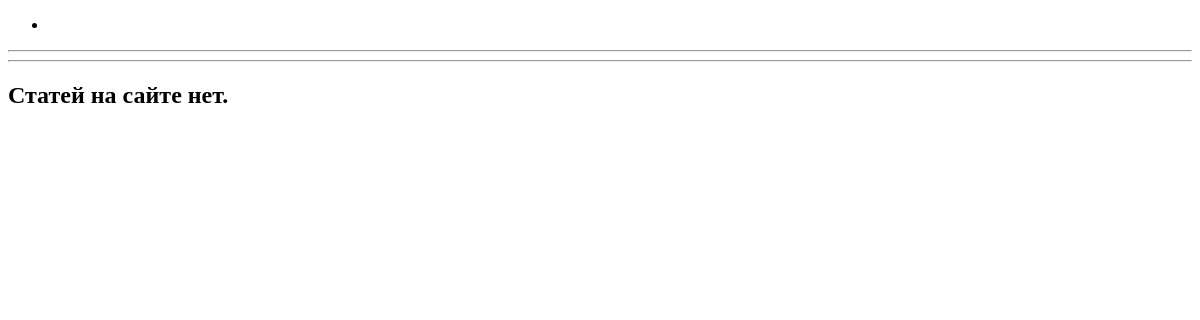
/, run on an earlier commit of the app's database.
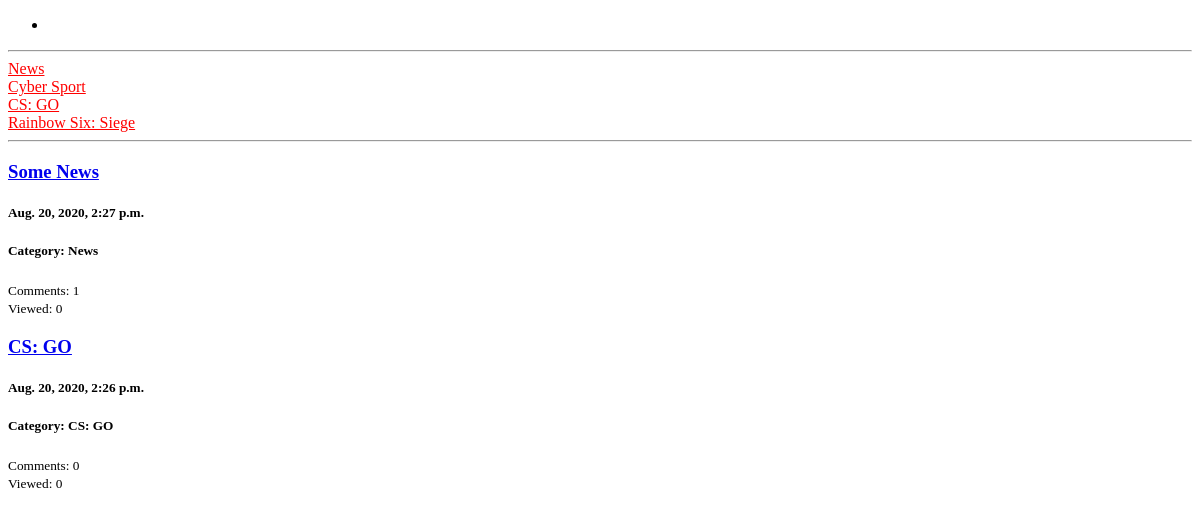
And on a later commit of the database.
### blog/models.py (models this page shows, shortened)
class Category(MPTTModel):
    name = models.CharField('Name', max_length=100)
    slug = models.SlugField('Slug', max_length=50)
    description = models.TextField(
        'Description',
        max_length=100,
        default='',
        blank=True
    )
    parent = TreeForeignKey(
        'self',
        verbose_name='Parent Category',
        on_delete=models.CASCADE,
        null=True, blank=True,
        related_name='children'
    )
    template = models.CharField(
        'Template',
        max_length=500,
        default='blog/home.html'
    )
    published = models.BooleanField('Display', default=True)
    paginated = models.PositiveIntegerField('Count Post in Page', default=5)
    sort = models.PositiveIntegerField('Order', default=0)
    def __str__(self):
        return self.name
    class Meta():
        verbose_name = 'Category'
        verbose_name_plural = 'Category'
    class MPTTMeta:
        order_insertion_by  = ["sort", ]
    def get_absolute_url(self):
        return reverse('category', kwargs={'category_slug': self.slug})

class Post(models.Model):
    author = models.ForeignKey(
        User,
        verbose_name='Author',
        on_delete=models.SET_NULL,
        null=True,
        blank=True
    )
    title = models.CharField('Name Post', max_length=100)
    mini_text = models.TextField('Text Post', max_length=500)
    text = models.TextField('Mini Text', max_length=1000)
    created_date = models.DateTimeField(
        'Date Time',
        auto_now=True,
        auto_now_add=False
    )
    slug = models.SlugField('Slug', max_length=50)
    edit_date = models.DateTimeField(
        'Edit Date',
        default=timezone.now,
        blank=True,
        null=True
    )
    published_date = models.DateTimeField(
        'Publish Date',
        default=timezone.now,
        blank=True,
        null=True
    )
    image = models.ImageField(
        'Main Image',
        upload_to='post/',
        blank=True,
        null=True
    )
    category = models.ForeignKey(
        Category,
        verbose_name = 'Category',
        on_delete=models.CASCADE,
        null=True
    )
    tags = models.ManyToManyField(
        Tag,
        verbose_name='Tag',
        blank=True,
        related_name='tag'
    )
    template = models.CharField(
        'Template',
        max_length=500,
        default='blog/post_detail.html'
    )
    published = models.BooleanField('Publish', default=True)
    status = models.BooleanField('For Registered', default=False)
    sort = models.PositiveIntegerField('Order', default=0)
    viewed = models.PositiveIntegerField('Viewed', default=0)
    class Meta:
        verbose_name='Post'
        verbose_name_plural = 'Post'
        ordering = ["sort", "-published_date"]
    def get_category_template(self):
        return self.category.template
    def get_absolute_url(self):
        return reverse(
            'post_detail',
            kwargs={'category': self.category.slug,
            'slug': self.slug}
        )
    def get_comcounts(self):
        return self.comments.count()

### blog/views.py (the view)
# urls.py: path('', views.PostListView.as_view()),
class PostListView(View):
    def get_queryset(self):
        return Post.objects.filter(
            published_date__lte=datetime.now(),
            published=True
        )
    def get(self, request, category_slug=None, slug=None):
        if category_slug is not None:
            posts = self.get_queryset().filter(
                category__slug=category_slug,
                category__published=True
            )
        elif slug is not None:
            posts = self.get_queryset().filter(tags__slug=slug)
        else:
            posts = self.get_queryset()
        if posts.exists():
            template = posts.first().get_category_template()
        else:
            template = 'blog/post_list.html'
        return render(
            request,
            template,
            {'post_list': posts}
        )

### blog/templatetags/blog_tags.py (called while the page is built)
def get_categories(context, order, count):
    categories = Category.objects.filter(published=True).order_by(order)
    if count is not None:
        categories = categories[:count]
    return categories

@register.inclusion_tag('base/tags/base_tag.html', takes_context=True)
def category_list(
        context,
        order='-name',
        count=None,
        template='base/blog/categories.html'
):
    categories = get_categories(context, order, count)
    return {'template': template, 'category_list': categories}

### menu/templatetags/menu_tags.py (called while the page is built)
def get_menu_item(menu):
    return MenuItems.objects.filter(
            menu__name=menu,
            menu__published=True,
            published=True
        )

@register.inclusion_tag('base/tags/base_tag.html', takes_context=True)
def menu_item(context, menu, template='base/menu/menu_item_tag.html'):
    return {
        "template": template,
        "items": get_menu_item(menu)
    }

### templates/blog/post_list.html (shortened to what this page needs)
<!DOCTYPE html>
{% load blog_tags menu_tags%}
<html lang="en">
<head>
</head>
<body>
{% menu_item menu="Main" %}
<hr>
    {% category_list order="sort" template="base/blog/categories.html" %}
<hr>
    {% if post_list %}
        {% for post in post_list  %}
            <h3><a href="{{ post.get_absolute_url }}">{{ post.title }}</a></h3>
            <h5>{{ post.published_date }}</h5>
            <h5>Category: {{ post.category }}</h5>
            <small>Comments: {{ post.get_comcounts }}</small><br>
            <small>Viewed: {{ post.viewed }}</small>
        {% endfor %}
    {% else %}
    <h2>Статей на сайте нет.</h2>
    {% endif %}
</body>
</html>

### templates/base/tags/base_tag.html
{% extends template %}

### templates/base/menu/menu_item_tag.html (shortened to what this page needs)
{% load mptt_tags %}
<ul>
    {% recursetree items %}
        <li>
        </li>
    {% endrecursetree %}
</ul>

### templates/base/blog/categories.html
{% for category  in category_list %}
       <a style="color: #ff0000;" href="{{ category.get_absolute_url }}">{{ category.name }}</a><br>
{% endfor %}

What changed in the data, as far as the page shows it:
added Category: name "News"
added Category: name "Cyber Sport"
added Category: name "CS: GO"
added Category: name "Rainbow Six: Siege"
added Post: title "Some News", published_date "Aug. 20, 2020, 2:27 p.m.", category "News", get_comcounts "1", viewed "0"
added Post: title "CS: GO", published_date "Aug. 20, 2020, 2:26 p.m.", category "CS: GO", get_comcounts "0", viewed "0"
Also different on the page:
text no longer shown: "Статей на сайте нет."
